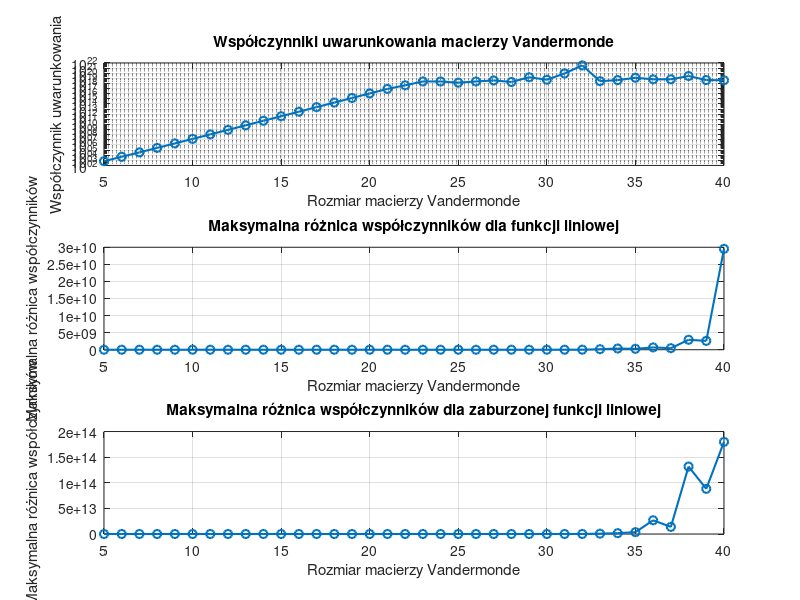

The MATLAB source for this figure:
function [matrix_condition_numbers, max_coefficients_difference_1, max_coefficients_difference_2] = zadanie3()
    % Zwracane są trzy wektory wierszowe:
    % matrix_condition_numbers - współczynniki uwarunkowania badanych macierzy Vandermonde
    % max_coefficients_difference_1 - maksymalna różnica między referencyjnymi a obliczonymi współczynnikami wielomianu,
    %       gdy b zawiera wartości funkcji liniowej
    % max_coefficients_difference_2 - maksymalna różnica między referencyjnymi a obliczonymi współczynnikami wielomianu,
    %       gdy b zawiera zaburzone wartości funkcji liniowej

    N = 5:40;

    %% chart 1
    matrix_condition_numbers = zeros(1, length(N));
    for i = 1:length(N)
        ni = N(i);
        V = vandermonde_matrix(ni);
        matrix_condition_numbers(i) = cond(V);
    end

    %% chart 2
    a1 = randi([20,30]);
    max_coefficients_difference_1 = zeros(1, length(N));
    for i = 1:length(N)
        ni = N(i);
        V = vandermonde_matrix(ni);

        % Niech wektor b zawiera wartości funkcji liniowej
        b = linspace(0,a1,ni)';
        reference_coefficients = [ 0; a1; zeros(ni-2,1) ]; % tylko a1 jest niezerowy

        % Wyznaczenie współczynników wielomianu interpolującego
        calculated_coefficients = V \ b;

        max_coefficients_difference_1(i) = max(abs(calculated_coefficients-reference_coefficients));
    end

    %% chart 3
    max_coefficients_difference_2 = zeros(1, length(N));
    for i = 1:length(N)
        ni = N(i);
        V = vandermonde_matrix(ni);

        % Niech wektor b zawiera wartości funkcji liniowej nieznacznie zaburzone
        b = linspace(0,a1,ni)' + rand(ni,1)*1e-10;
        reference_coefficients = [ 0; a1; zeros(ni-2,1) ]; % tylko a1 jest niezerowy

        % Wyznaczenie współczynników wielomianu interpolującego
        calculated_coefficients = V \ b;

        max_coefficients_difference_2(i) = max(abs(calculated_coefficients-reference_coefficients));
    end
    
    % Chart 1: Matrix condition numbers
    subplot(3, 1, 1);
    semilogy(N, matrix_condition_numbers, '-o', 'LineWidth', 1.5);
    title('Współczynniki uwarunkowania macierzy Vandermonde');
    xlabel('Rozmiar macierzy Vandermonde');
    ylabel('Współczynnik uwarunkowania');
    grid on;

    % Chart 2: Max coefficients difference for linear function
    subplot(3, 1, 2);
    plot(N, max_coefficients_difference_1, '-o', 'LineWidth', 1.5);
    title('Maksymalna różnica współczynników dla funkcji liniowej');
    xlabel('Rozmiar macierzy Vandermonde');
    ylabel('Maksymalna różnica współczynników');
    grid on;

    % Chart 3: Max coefficients difference for perturbed linear function
    subplot(3, 1, 3);
    plot(N, max_coefficients_difference_2, '-o', 'LineWidth', 1.5);
    title('Maksymalna różnica współczynników dla zaburzonej funkcji liniowej');
    xlabel('Rozmiar macierzy Vandermonde');
    ylabel('Maksymalna różnica współczynników');
    grid on;
    saveas(gcf, 'zadanie3.png');
end

function V = vandermonde_matrix(N)
    % Generuje macierz Vandermonde dla N punktów równomiernie rozmieszczonych w przedziale [0, 1]
    x = linspace(0, 1, N);
    V = vander(x);
end
